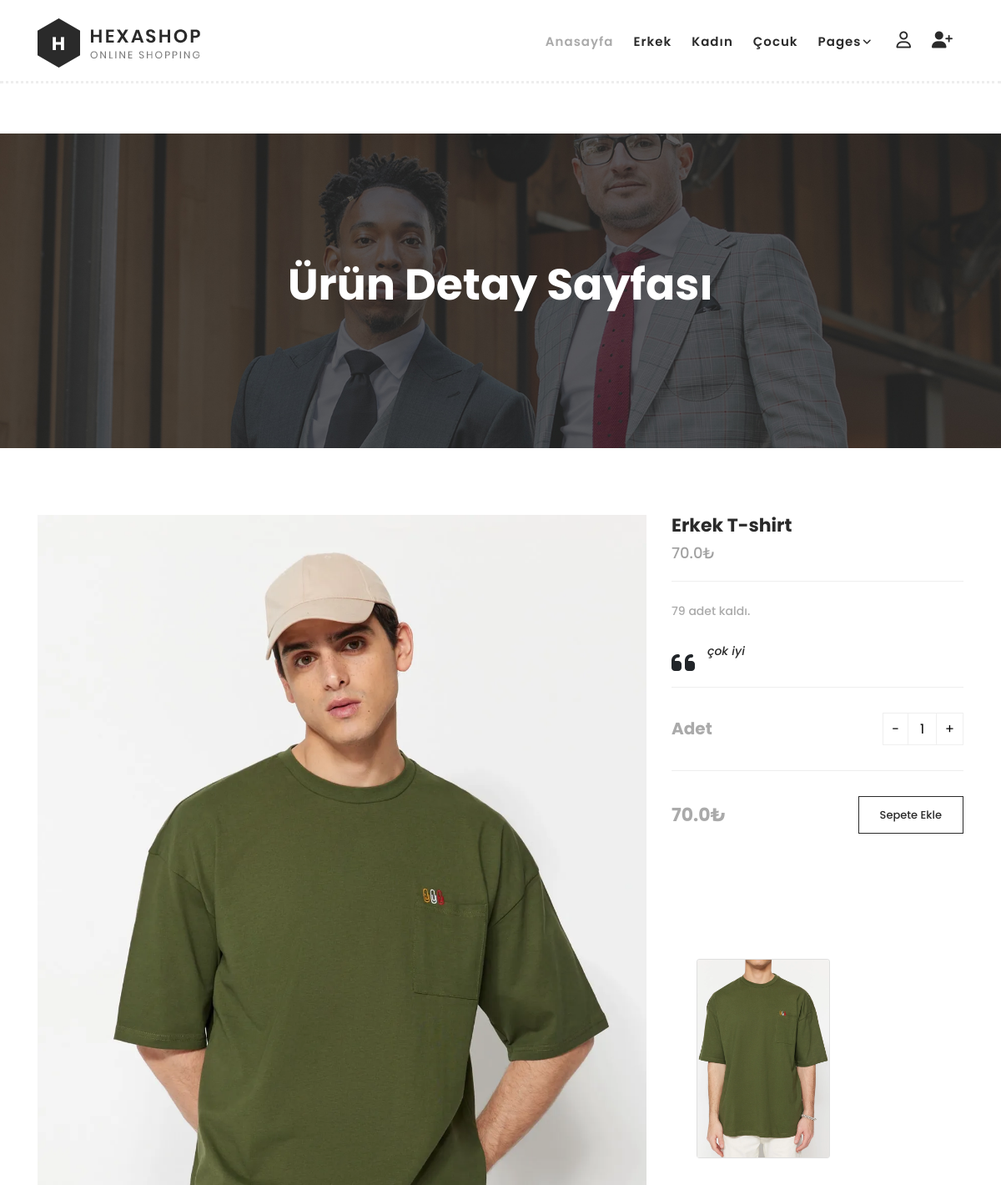
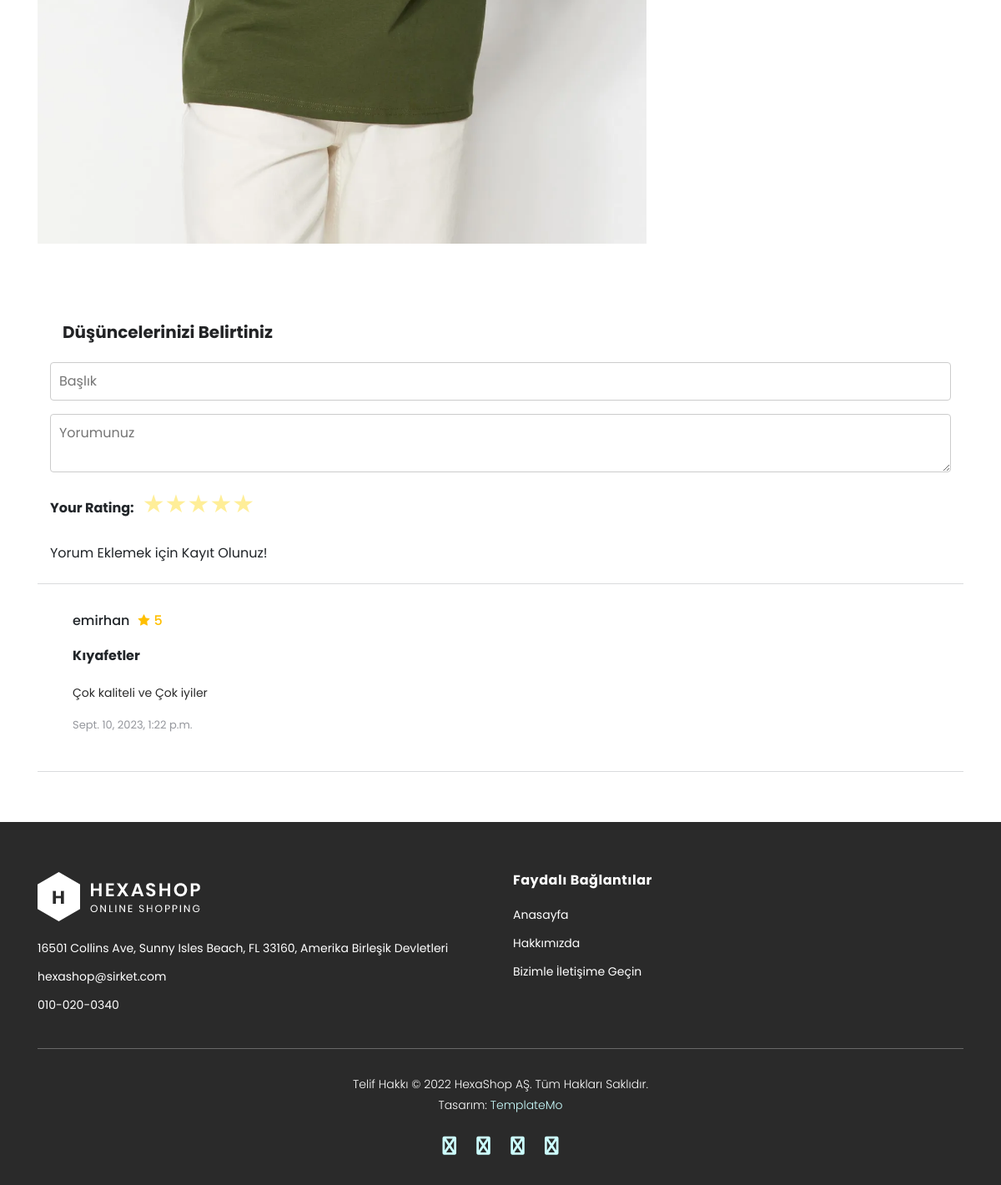
The page /urunler/5 on the database its author committed (2 pictures, top to bottom).
### product/models.py (models this page shows, shortened)
class Product(models.Model):
    STATUS= (
        ('True', 'Evet'),
        ('False', 'Hayır'),
    )
    category = models.ForeignKey(Category,on_delete=models.CASCADE) # Category tablosuyla ilişki kurulması
    title = models.CharField(max_length=150)
    keyword = models.CharField(max_length=255)
    description = models.CharField(max_length=255)
    image = models.ImageField(blank=True, upload_to='images/')
    price = models.FloatField()
    amount = models.IntegerField()
    slug = models.SlugField(unique=True)
    detail = RichTextUploadingField()
    status = models.CharField(max_length=10, choices=STATUS)
    create_at = models.DateTimeField(auto_now_add=True)
    update_at = models.DateTimeField(auto_now=True)

class Images(models.Model):
    product = models.ForeignKey(Product, on_delete=models.CASCADE)
    title = models.CharField(max_length=50, blank=True)
    images = models.ImageField(blank=True, upload_to='images/')

class Comment(models.Model):
    STATUS= (
        ('New', 'Yeni'),
        ('True', 'Göster'),
        ('False', 'Gösterme'),
    )
    product = models.ForeignKey(Product,on_delete=models.CASCADE)# Product tablosuyla ilişki kurulması
    user = models.ForeignKey(User,on_delete=models.CASCADE)
    subject = models.CharField(max_length=150,blank=True)
    comment = models.TextField(max_length=255)
    rate = models.IntegerField(blank=True,null=True)
    status = models.CharField(max_length=10,choices=STATUS,default='New')
    ip = models.CharField(blank=True,max_length=20)
    create_at = models.DateTimeField(auto_now_add=True)
    update_at = models.DateTimeField(auto_now=True)

### home/views.py (the view)
# urls.py: path("urunler/<int:id>", views.urun_detay, name="urun_detay"),
def urun_detay(request,id):
    urunler = Product.objects.get(pk=id)
    resimler = Images.objects.filter(product_id=id)
    comments = Comment.objects.filter(product_id=id,status='True')
    context = {"urunler":urunler,
               "resimler":resimler,
               "comments":comments,}
    return render(request, "home/urun_detay.html",context)

### home/templates/home/urun_detay.html (shortened to what this page needs)
{% extends 'home/homebase.html' %}
{% load static %}
{% block header %} {% include 'home/header.html' %} {% endblock %}
{% block content %}
     <div class="page-heading" id="top">
        <div class="container">
            <div class="row">
                <div class="col-lg-12">
                    <div class="inner-content">
                        <h2>Ürün Detay Sayfası</h2>
                    </div>
                </div>
            </div>
        </div>
    </div>
    <section class="section" id="product">
        <div class="container">
            <div class="row">
                <div class="col-lg-8">
                <div class="left-images">
                    <img src="{{urunler.image.url}}" alt="" >
                </div>
            </div>
            <div class="col-lg-4">
                <div class="right-content">
                    <h4>{{urunler.title}}</h4>
                    <span class="price">{{urunler.price}}₺</span>
                    <span>{{urunler.amount}} adet kaldı.</span>
                    <div class="quote">
                        <i class="fa fa-quote-left"></i><p>{{urunler.description}}</p>
                    </div>
                    <form action="/product/addtocard/{{urunler.id}}" method="post">
                        <div class="quantity-content">
                            <div class="left-content">
                                <h6>Adet</h6>
                            </div>
                        <div class="right-content">
                            <div class="quantity buttons_added">
                                <input type="button" value="-" class="minus"><input type="number" step="1" min="1" max="{{urunler.amount}}" name="quantity" value="1" title="Qty" class="input-text qty text" size="4" pattern="" inputmode=""><input type="button" value="+" class="plus">
                            </div>
                        </div>
                    </div>
                    <div class="total" >
                        <h4>{{urunler.price}}₺</h4>
                        <div class="main-border-button"><a href="/order/addtocard/{{urunler.id}}">Sepete Ekle</a></div>
                    </div>
                    </form>
                    {% for resim in resimler %}
                    <div class="card" style="width: 10rem; margin-top: 150px; margin-bottom: 150px; margin-left:30px;">
                        <img src="{{ resim.images.url }}" class="card-img-top enlarge-image" alt="...">
                    </div>
                    {% endfor %}
                </div>
            </div>
            </div>
            </div>
    </section>
    <link rel="stylesheet" href="{% static 'home/css/comment.css' %}" />
    <div class="container">
        <div id="reviews" class="review-section">
                <div class="col-md-12">
                    <div class="d-flex align-items-center justify-content-between mb-4 col-md-12">
                        <h4>Düşüncelerinizi Belirtiniz</h4>
                    </div>
                    <form action="/product/addcomment/{{urunler.id}}" method="post">
                    <div class="form-group">
                        <input class="input" type="text" name="subject" id="id_subject" placeholder="Başlık">
                    </div>
                    <div class="form-group">
                        <textarea class="input" name="comment" id="id_comment" placeholder="Yorumunuz"></textarea>
                    </div>
                    <div class="form-group">
                        <strong>Your Rating:</strong>
                        <div class="stars">
                            <input type="radio" id="star1" name="rate" value="1"><label for="star1"></label>
                            <input type="radio" id="star2" name="rate" value="2"><label for="star2"></label>
                            <input type="radio" id="star3" name="rate" value="3"><label for="star3"></label>
                            <input type="radio" id="star4" name="rate" value="4"><label for="star4"></label>
                            <input type="radio" id="star5" name="rate" value="5"><label for="star5"></label>
                        </div>
                    </div>
                    {% if user.id  is not None%}
                    <button class="button-50" style="margin-top:20px; display: flex;justify-content: center; text-align: center;">Gönder</button>
                    {%else%}
                    Yorum Eklemek için Kayıt Olunuz!
                    {%endif%}
                </form>
            </div>
            </div>
        </div>
        <div class="container">
        {% for rs in comments %}
        <div class="review-list">
            <ul>
                <li>
                    <div class="d-flex">
                        <div class="left">
                            <span>
                            </span>
                        </div>
                        <div class="right">
                            <h4>
                                {{rs.user.username}}
                                <span class="gig-rating text-body-2">
                                    {{rs.rate}}
                                </span>
                            </h4>
                            <div class="review-description">
                                <strong>{{rs.subject}}</strong>
                            </div>
                            <div class="review-description">
                                <p>
                                    {{rs.comment}}
                                </p>
                            </div>
                            <span class="publish py-3 d-inline-block w-100">{{rs.create_at}}</span>
                        </div>
                    </div>
                </div>
        {% endfor %}
    </div>
{% endblock %}
{% block footer %}{% include 'home/footer.html' %}{% endblock %}

### home/static/home/css/templatemo-hexashop.css (style rules this page uses)
html, body, div, span, applet, object, iframe, h1, h2, h3, h4, h5, h6, p, blockquote, div pre, a, abbr, acronym, address, big, cite, code, del, dfn, em, font, img, ins, kbd, q, s, samp, small, strike, strong, sub, sup, tt, var, b, u, i, center, dl, dt, dd, ol, ul, li, figure, header, nav, section, article, aside, footer, figcaption { margin: 0; padding: 0; border: 0; outline: 0; }
ul, li { padding: 0; margin: 0; list-style: none; }
header, nav, section, article, aside, footer, hgroup { display: block; }
* { box-sizing: border-box; }
html, body { font-family: 'Poppins', sans-serif; font-weight: 400; background-color: #fff; font-size: 16px; -ms-text-size-adjust: 100%; -webkit-font-smoothing: antialiased; -moz-osx-font-smoothing: grayscale; }
a { text-decoration: none !important; }
h1, h2, h3, h4, h5, h6 { margin-top: 0px; margin-bottom: 0px; }
ul { margin-bottom: 0px; }
p { font-size: 14px; line-height: 25px; color: #2a2a2a; }
html, body { background: #fff; font-family: 'Poppins', sans-serif; }
.main-border-button a { font-size: 13px; color: #fff; border: 1px solid #fff; padding: 12px 25px; display: inline-block; font-weight: 500; transition: all .3s; }
.page-heading { margin-top: 160px; margin-bottom: 30px; background-image: url(../images/products-page-heading.jpg); background-position: center center; background-size: cover; background-repeat: no-repeat; }
.page-heading .inner-content { padding: 150px 0px; text-align: center; }
.page-heading .inner-content h2 { font-size: 52px; color: #fff; font-weight: 700; margin-bottom: 15px; }
#product { margin-top: 80px; }
#product .left-images img { width: 100%; overflow: hidden; margin-bottom: 30px; }
#product .right-content { position: relative; z-index: 3; background-color: #fff; }
#product .right-content h4 { font-size: 22px; color: #2a2a2a; font-weight: 700; margin-bottom: 0px; }
#product .right-content span.price { font-size: 18px; color: #a1a1a1; font-weight: 500; display: block; margin-top: 5px; border-bottom: 1px solid #eee; padding-bottom: 20px; }
#product .right-content span { font-size: 14px; color: #aaaaaa; font-weight: 500; display: block; margin-top: 25px; }
#product .right-content .quote { margin-top: 25px; }
#product .right-content .quote i { float: left; font-size: 32px; margin-right: 15px; margin-top: 10px; }
#product .right-content .quote p { font-style: italic; color: #2a2a2a; font-weight: 500; }
#product .right-content p { font-size: 14px; color: #aaaaaa; font-weight: 500; display: block; margin-top: 25px; }
.quantity-content { margin-top: 30px; padding-top: 30px; border-top: 1px solid #eee; border-bottom: 1px solid #eee; width: 100%; padding-bottom: 30px; margin-bottom: 30px; }
.quantity-content .left-content { float: left; margin-right: 30px; }
.quantity-content .right-content { text-align: right; }
.quantity-content .left-content h6 { padding-top: 7px; font-size: 20px; font-weight: 700; color: #aaa; position: relative; z-index: 11; }
.total h4 { float: left; font-size: 20px; margin-top: 10px; color: #aaa!important; }
.total .main-border-button { text-align: right; }
.total .main-border-button a { border-color: #2a2a2a; color: #2a2a2a; }
.quantity { display: inline-block; }
.quantity .input-text.qty { width: 35px; height: 39px; padding: 0 5px; text-align: center; background-color: transparent; border: 1px solid #efefef; }
.quantity.buttons_added { text-align: left; position: relative; white-space: nowrap; vertical-align: top; }
.quantity.buttons_added input { display: inline-block; margin: 0; vertical-align: top; box-shadow: none; }
.quantity.buttons_added .minus, .quantity.buttons_added .plus { padding: 7px 10px 8px; height: 39px; background-color: #ffffff; border: 1px solid #efefef; cursor:pointer; }
.quantity.buttons_added .minus { border-right: 0; }
.quantity.buttons_added .plus { border-left: 0; }

### home/templates/home/urun_detay.html (style rules this page uses)
.enlarge-image { transition: transform 0.2s; }

### rows shown on the page
Product: image (picture), title "Erkek T-shirt", price "70.0", amount "79", description "çok iyi"
Images: images (picture)
Comment: user.username "emirhan", rate "5", subject "Kıyafetler", comment "Çok kaliteli ve Çok iyiler", create_at "Sept. 10, 2023, 1:22 p.m."
